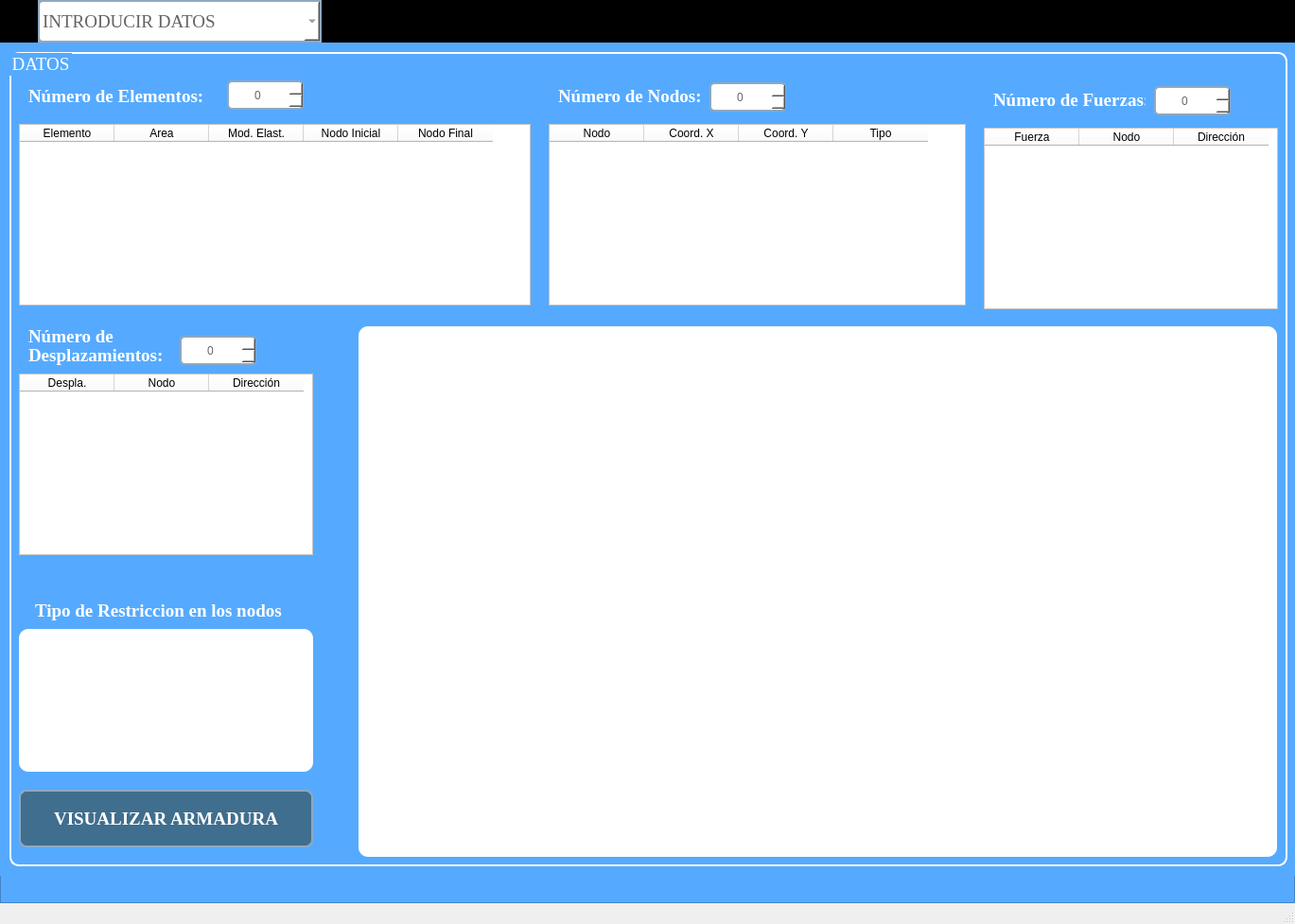
<?xml version="1.0" encoding="UTF-8"?>
<ui version="4.0">
 <class>Armaduras</class>
 <widget class="QMainWindow" name="Armaduras">
  <property name="geometry">
   <rect>
    <x>0</x>
    <y>0</y>
    <width>1369</width>
    <height>977</height>
   </rect>
  </property>
  <property name="windowTitle">
   <string>MainWindow</string>
  </property>
  <widget class="QWidget" name="centralwidget">
   <layout class="QVBoxLayout" name="verticalLayout" stretch="0,0">
    <property name="spacing">
     <number>0</number>
    </property>
    <property name="leftMargin">
     <number>0</number>
    </property>
    <property name="topMargin">
     <number>0</number>
    </property>
    <property name="rightMargin">
     <number>0</number>
    </property>
    <property name="bottomMargin">
     <number>0</number>
    </property>
    <item>
     <widget class="QFrame" name="frame">
      <property name="maximumSize">
       <size>
        <width>16777215</width>
        <height>45</height>
       </size>
      </property>
      <property name="styleSheet">
       <string notr="true">background-color: rgb(0, 0, 0);</string>
      </property>
      <property name="frameShape">
       <enum>QFrame::StyledPanel</enum>
      </property>
      <property name="frameShadow">
       <enum>QFrame::Raised</enum>
      </property>
      <widget class="QFrame" name="frame_3">
       <property name="geometry">
        <rect>
         <x>40</x>
         <y>0</y>
         <width>300</width>
         <height>45</height>
        </rect>
       </property>
       <property name="minimumSize">
        <size>
         <width>200</width>
         <height>0</height>
        </size>
       </property>
       <property name="maximumSize">
        <size>
         <width>300</width>
         <height>45</height>
        </size>
       </property>
       <property name="styleSheet">
        <string notr="true">background-color: rgb(216, 216, 216);</string>
       </property>
       <property name="frameShape">
        <enum>QFrame::StyledPanel</enum>
       </property>
       <property name="frameShadow">
        <enum>QFrame::Raised</enum>
       </property>
       <widget class="QComboBox" name="cb_paginas">
        <property name="geometry">
         <rect>
          <x>0</x>
          <y>0</y>
          <width>300</width>
          <height>45</height>
         </rect>
        </property>
        <property name="minimumSize">
         <size>
          <width>200</width>
          <height>0</height>
         </size>
        </property>
        <property name="maximumSize">
         <size>
          <width>300</width>
          <height>45</height>
         </size>
        </property>
        <property name="font">
         <font>
          <family>Times New Roman</family>
          <pointsize>14</pointsize>
          <weight>9</weight>
          <italic>false</italic>
          <bold>false</bold>
         </font>
        </property>
        <property name="toolTip">
         <string/>
        </property>
        <property name="styleSheet">
         <string notr="true">QComboBox{
	/* Borde */
	border: 2px solid rgb(142, 168, 195);
	border-radius: 5px;

	/* Color de fondo */
	background-color:rgb(255, 255, 255); 

	/* Color de Letras */
	color: rgb(100,100,100);

	/* Formato de Letras */
	font: 75 14pt &quot;Times New Roman&quot;;
}



QComboBox:hover{
	/* Borde */
	border: 2px solid rgb(255, 195, 15)

}





</string>
        </property>
        <property name="editable">
         <bool>false</bool>
        </property>
        <property name="currentText">
         <string>INTRODUCIR DATOS</string>
        </property>
        <item>
         <property name="text">
          <string>INTRODUCIR DATOS</string>
         </property>
        </item>
        <item>
         <property name="text">
          <string>MATRIZ DE RIGIDEZ</string>
         </property>
        </item>
        <item>
         <property name="text">
          <string>RESULTADOS Y DIAGRAMAS</string>
         </property>
        </item>
       </widget>
      </widget>
     </widget>
    </item>
    <item>
     <widget class="QFrame" name="frame_2">
      <property name="font">
       <font>
        <family>Times New Roman</family>
        <pointsize>14</pointsize>
        <weight>75</weight>
        <italic>false</italic>
        <bold>true</bold>
        <underline>false</underline>
        <strikeout>false</strikeout>
       </font>
      </property>
      <property name="styleSheet">
       <string notr="true">background-color: rgb(85, 170, 255);</string>
      </property>
      <property name="frameShape">
       <enum>QFrame::StyledPanel</enum>
      </property>
      <property name="frameShadow">
       <enum>QFrame::Raised</enum>
      </property>
      <widget class="QStackedWidget" name="stackedWidget">
       <property name="geometry">
        <rect>
         <x>0</x>
         <y>0</y>
         <width>1371</width>
         <height>881</height>
        </rect>
       </property>
       <widget class="QWidget" name="pag_1">
        <widget class="QGroupBox" name="groupBox">
         <property name="geometry">
          <rect>
           <x>10</x>
           <y>10</y>
           <width>1351</width>
           <height>861</height>
          </rect>
         </property>
         <property name="font">
          <font>
           <family>Times New Roman</family>
           <pointsize>14</pointsize>
           <weight>9</weight>
           <italic>false</italic>
           <bold>false</bold>
          </font>
         </property>
         <property name="styleSheet">
          <string notr="true">QGroupBox{
	/* Ancho y color del borde*/
	border: 2px solid rgb(255, 255, 255);

	/* Radio del borde */
	border-radius: 10px;

	/* Formato de la letra */
	font: 75 14pt &quot;Times New Roman&quot;;

	/*Color de la letra*/
	color: rgb(255, 255, 255);
}</string>
         </property>
         <property name="title">
          <string>DATOS</string>
         </property>
         <widget class="QTableWidget" name="tbl_elem">
          <property name="geometry">
           <rect>
            <x>10</x>
            <y>76</y>
            <width>541</width>
            <height>192</height>
           </rect>
          </property>
          <property name="font">
           <font>
            <family>Times New Roman</family>
            <pointsize>14</pointsize>
            <weight>9</weight>
            <italic>false</italic>
            <bold>false</bold>
           </font>
          </property>
          <property name="styleSheet">
           <string notr="true">QTableWidget{
	/* Color de Fondo de la tabla */
	background-color: rgb(255, 255, 255);

	/* Formato a las letras en la tabla*/
	font: 75 14pt &quot;Times New Roman&quot;;
	
}

QHeaderView{
	/* Color de Fondo del encabezado */
	background-color: rgb(255, 255, 255);

	/* Formato a las letras en la cabeceras*/
	font: 75 14pt &quot;Times New Roman&quot;;
}
</string>
          </property>
          <property name="rowCount">
           <number>0</number>
          </property>
          <attribute name="horizontalHeaderVisible">
           <bool>true</bool>
          </attribute>
          <attribute name="verticalHeaderVisible">
           <bool>false</bool>
          </attribute>
          <column>
           <property name="text">
            <string>Elemento</string>
           </property>
          </column>
          <column>
           <property name="text">
            <string>Area</string>
           </property>
          </column>
          <column>
           <property name="text">
            <string>Mod. Elast.</string>
           </property>
          </column>
          <column>
           <property name="text">
            <string>Nodo Inicial</string>
           </property>
          </column>
          <column>
           <property name="text">
            <string>Nodo Final</string>
           </property>
          </column>
         </widget>
         <widget class="QSpinBox" name="sp_numElem">
          <property name="geometry">
           <rect>
            <x>230</x>
            <y>30</y>
            <width>81</width>
            <height>31</height>
           </rect>
          </property>
          <property name="styleSheet">
           <string notr="true">QSpinBox{
	/* Borde */
	border: 2px solid rgb(142, 168, 195);
	border-radius: 5px;

	/* Color de fondo */
	background-color:rgb(255, 255, 255); 

	/* Color de Letras */
	color: rgb(100,100,100);

	/* Formato de Letras */
	font: 75 14pt &quot;Times New Roman&quot;;
}



QSpinBox:hover{
	/* Borde */
	border: 2px solid rgb(255, 195, 15)

}
</string>
          </property>
          <property name="alignment">
           <set>Qt::AlignCenter</set>
          </property>
         </widget>
         <widget class="QLabel" name="label">
          <property name="geometry">
           <rect>
            <x>20</x>
            <y>36</y>
            <width>191</width>
            <height>21</height>
           </rect>
          </property>
          <property name="font">
           <font>
            <family>Times New Roman</family>
            <pointsize>14</pointsize>
            <weight>9</weight>
            <italic>false</italic>
            <bold>false</bold>
           </font>
          </property>
          <property name="styleSheet">
           <string notr="true">QLabel{

	/* Color de Fondo*/
	background-color: None;
	
	/* Formato de la letra */
	font: 75 14pt &quot;Times New Roman&quot;;
	
	/* Color de la letra */
	color: rgb(255, 255, 255);
}</string>
          </property>
          <property name="text">
           <string>&lt;html&gt;&lt;head/&gt;&lt;body&gt;&lt;p&gt;&lt;span style=&quot; font-weight:600;&quot;&gt;Número de Elementos:&lt;/span&gt;&lt;/p&gt;&lt;/body&gt;&lt;/html&gt;</string>
          </property>
         </widget>
         <widget class="QSpinBox" name="sp_numNodo">
          <property name="geometry">
           <rect>
            <x>740</x>
            <y>32</y>
            <width>81</width>
            <height>31</height>
           </rect>
          </property>
          <property name="styleSheet">
           <string notr="true">QSpinBox{
	/* Borde */
	border: 2px solid rgb(142, 168, 195);
	border-radius: 5px;

	/* Color de fondo */
	background-color:rgb(255, 255, 255); 

	/* Color de Letras */
	color: rgb(100,100,100);

	/* Formato de Letras */
	font: 75 14pt &quot;Times New Roman&quot;;
}



QSpinBox:hover{
	/* Borde */
	border: 2px solid rgb(255, 195, 15)

}
</string>
          </property>
          <property name="alignment">
           <set>Qt::AlignCenter</set>
          </property>
         </widget>
         <widget class="QLabel" name="label_2">
          <property name="geometry">
           <rect>
            <x>580</x>
            <y>36</y>
            <width>161</width>
            <height>21</height>
           </rect>
          </property>
          <property name="font">
           <font>
            <family>Times New Roman</family>
            <pointsize>14</pointsize>
            <weight>9</weight>
            <italic>false</italic>
            <bold>false</bold>
           </font>
          </property>
          <property name="styleSheet">
           <string notr="true">QLabel{
	
	background-color: None;
	
	font: 75 14pt &quot;Times New Roman&quot;;
	
	color: rgb(255, 255, 255);
}</string>
          </property>
          <property name="text">
           <string>&lt;html&gt;&lt;head/&gt;&lt;body&gt;&lt;p&gt;&lt;span style=&quot; font-weight:600;&quot;&gt;Número de Nodos:&lt;/span&gt;&lt;/p&gt;&lt;/body&gt;&lt;/html&gt;</string>
          </property>
         </widget>
         <widget class="QTableWidget" name="tbl_nod">
          <property name="geometry">
           <rect>
            <x>570</x>
            <y>76</y>
            <width>441</width>
            <height>192</height>
           </rect>
          </property>
          <property name="font">
           <font>
            <family>Times New Roman</family>
            <pointsize>14</pointsize>
            <weight>9</weight>
            <italic>false</italic>
            <bold>false</bold>
           </font>
          </property>
          <property name="styleSheet">
           <string notr="true">QTableWidget{
	
	background-color: rgb(255, 255, 255);

	/* Formato a las letras*/
	font: 75 14pt &quot;Times New Roman&quot;;
	
}

QHeaderView{

	background-color: rgb(255, 255, 255);
	/* Formato a las cabeceras*/
	font: 75 14pt &quot;Times New Roman&quot;;
}
</string>
          </property>
          <property name="rowCount">
           <number>0</number>
          </property>
          <attribute name="horizontalHeaderVisible">
           <bool>true</bool>
          </attribute>
          <attribute name="verticalHeaderVisible">
           <bool>false</bool>
          </attribute>
          <column>
           <property name="text">
            <string>Nodo</string>
           </property>
          </column>
          <column>
           <property name="text">
            <string>Coord. X</string>
           </property>
          </column>
          <column>
           <property name="text">
            <string>Coord. Y</string>
           </property>
          </column>
          <column>
           <property name="text">
            <string>Tipo</string>
           </property>
          </column>
         </widget>
         <widget class="QSpinBox" name="sp_fuerzas">
          <property name="geometry">
           <rect>
            <x>1210</x>
            <y>36</y>
            <width>81</width>
            <height>31</height>
           </rect>
          </property>
          <property name="styleSheet">
           <string notr="true">QSpinBox{
	/* Borde */
	border: 2px solid rgb(142, 168, 195);
	border-radius: 5px;

	/* Color de fondo */
	background-color:rgb(255, 255, 255); 

	/* Color de Letras */
	color: rgb(100,100,100);

	/* Formato de Letras */
	font: 75 14pt &quot;Times New Roman&quot;;
}



QSpinBox:hover{
	/* Borde */
	border: 2px solid rgb(255, 195, 15)

}
</string>
          </property>
          <property name="alignment">
           <set>Qt::AlignCenter</set>
          </property>
         </widget>
         <widget class="QLabel" name="label_3">
          <property name="geometry">
           <rect>
            <x>1040</x>
            <y>40</y>
            <width>161</width>
            <height>21</height>
           </rect>
          </property>
          <property name="font">
           <font>
            <family>Times New Roman</family>
            <pointsize>14</pointsize>
            <weight>9</weight>
            <italic>false</italic>
            <bold>false</bold>
           </font>
          </property>
          <property name="styleSheet">
           <string notr="true">QLabel{
	
	background-color: None;
	
	font: 75 14pt &quot;Times New Roman&quot;;
	
	color: rgb(255, 255, 255);
}</string>
          </property>
          <property name="text">
           <string>&lt;html&gt;&lt;head/&gt;&lt;body&gt;&lt;p&gt;&lt;span style=&quot; font-weight:600;&quot;&gt;Número de Fuerzas:&lt;/span&gt;&lt;/p&gt;&lt;/body&gt;&lt;/html&gt;</string>
          </property>
         </widget>
         <widget class="QTableWidget" name="tbl_fuerzas">
          <property name="geometry">
           <rect>
            <x>1030</x>
            <y>80</y>
            <width>311</width>
            <height>192</height>
           </rect>
          </property>
          <property name="font">
           <font>
            <family>Times New Roman</family>
            <pointsize>14</pointsize>
            <weight>9</weight>
            <italic>false</italic>
            <bold>false</bold>
           </font>
          </property>
          <property name="styleSheet">
           <string notr="true">QTableWidget{
	
	background-color: rgb(255, 255, 255);

	/* Formato a las letras*/
	font: 75 14pt &quot;Times New Roman&quot;;
	
}

QHeaderView{

	background-color: rgb(255, 255, 255);
	/* Formato a las cabeceras*/
	font: 75 14pt &quot;Times New Roman&quot;;
}
</string>
          </property>
          <property name="rowCount">
           <number>0</number>
          </property>
          <attribute name="horizontalHeaderVisible">
           <bool>true</bool>
          </attribute>
          <attribute name="verticalHeaderVisible">
           <bool>false</bool>
          </attribute>
          <column>
           <property name="text">
            <string>Fuerza</string>
           </property>
          </column>
          <column>
           <property name="text">
            <string>Nodo</string>
           </property>
          </column>
          <column>
           <property name="text">
            <string>Dirección</string>
           </property>
          </column>
         </widget>
         <widget class="QSpinBox" name="sp_desp">
          <property name="geometry">
           <rect>
            <x>180</x>
            <y>300</y>
            <width>81</width>
            <height>31</height>
           </rect>
          </property>
          <property name="styleSheet">
           <string notr="true">QSpinBox{
	/* Borde */
	border: 2px solid rgb(142, 168, 195);
	border-radius: 5px;

	/* Color de fondo */
	background-color:rgb(255, 255, 255); 

	/* Color de Letras */
	color: rgb(100,100,100);

	/* Formato de Letras */
	font: 75 14pt &quot;Times New Roman&quot;;
}



QSpinBox:hover{
	/* Borde */
	border: 2px solid rgb(255, 195, 15)

}
</string>
          </property>
          <property name="alignment">
           <set>Qt::AlignCenter</set>
          </property>
         </widget>
         <widget class="QTableWidget" name="tbl_desp">
          <property name="geometry">
           <rect>
            <x>10</x>
            <y>340</y>
            <width>311</width>
            <height>192</height>
           </rect>
          </property>
          <property name="font">
           <font>
            <family>Times New Roman</family>
            <pointsize>14</pointsize>
            <weight>9</weight>
            <italic>false</italic>
            <bold>false</bold>
           </font>
          </property>
          <property name="styleSheet">
           <string notr="true">QTableWidget{
	
	background-color: rgb(255, 255, 255);

	/* Formato a las letras*/
	font: 75 14pt &quot;Times New Roman&quot;;
	
}

QHeaderView{

	background-color: rgb(255, 255, 255);
	/* Formato a las cabeceras*/
	font: 75 14pt &quot;Times New Roman&quot;;
}
</string>
          </property>
          <property name="rowCount">
           <number>0</number>
          </property>
          <attribute name="horizontalHeaderVisible">
           <bool>true</bool>
          </attribute>
          <attribute name="verticalHeaderVisible">
           <bool>false</bool>
          </attribute>
          <column>
           <property name="text">
            <string>Despla.</string>
           </property>
          </column>
          <column>
           <property name="text">
            <string>Nodo</string>
           </property>
          </column>
          <column>
           <property name="text">
            <string>Dirección</string>
           </property>
          </column>
         </widget>
         <widget class="QLabel" name="label_4">
          <property name="geometry">
           <rect>
            <x>20</x>
            <y>290</y>
            <width>161</width>
            <height>21</height>
           </rect>
          </property>
          <property name="font">
           <font>
            <family>Times New Roman</family>
            <pointsize>14</pointsize>
            <weight>9</weight>
            <italic>false</italic>
            <bold>false</bold>
           </font>
          </property>
          <property name="styleSheet">
           <string notr="true">QLabel{
	
	background-color: None;
	
	font: 75 14pt &quot;Times New Roman&quot;;
	
	color: rgb(255, 255, 255);
}</string>
          </property>
          <property name="text">
           <string>&lt;html&gt;&lt;head/&gt;&lt;body&gt;&lt;p&gt;&lt;span style=&quot; font-weight:600;&quot;&gt;Número de&lt;/span&gt;&lt;/p&gt;&lt;/body&gt;&lt;/html&gt;</string>
          </property>
         </widget>
         <widget class="QLabel" name="label_5">
          <property name="geometry">
           <rect>
            <x>20</x>
            <y>310</y>
            <width>151</width>
            <height>21</height>
           </rect>
          </property>
          <property name="font">
           <font>
            <family>Times New Roman</family>
            <pointsize>14</pointsize>
            <weight>9</weight>
            <italic>false</italic>
            <bold>false</bold>
           </font>
          </property>
          <property name="styleSheet">
           <string notr="true">QLabel{
	
	background-color: None;
	
	font: 75 14pt &quot;Times New Roman&quot;;
	
	color: rgb(255, 255, 255);
}</string>
          </property>
          <property name="text">
           <string>&lt;html&gt;&lt;head/&gt;&lt;body&gt;&lt;p&gt;&lt;span style=&quot; font-weight:600;&quot;&gt;Desplazamientos:&lt;/span&gt;&lt;/p&gt;&lt;/body&gt;&lt;/html&gt;</string>
          </property>
         </widget>
         <widget class="QWidget" name="widget" native="true">
          <property name="geometry">
           <rect>
            <x>369</x>
            <y>290</y>
            <width>971</width>
            <height>561</height>
           </rect>
          </property>
          <property name="styleSheet">
           <string notr="true">/*Color de Fondo*/
background-color: rgb(255, 255, 255);

/* Radio del borde */
border-radius: 10px;</string>
          </property>
         </widget>
         <widget class="QWidget" name="widget_2" native="true">
          <property name="geometry">
           <rect>
            <x>10</x>
            <y>610</y>
            <width>311</width>
            <height>151</height>
           </rect>
          </property>
          <property name="styleSheet">
           <string notr="true">background-color: rgb(255, 255, 255);
border-radius: 10px;</string>
          </property>
         </widget>
         <widget class="QLabel" name="label_6">
          <property name="geometry">
           <rect>
            <x>27</x>
            <y>580</y>
            <width>281</width>
            <height>21</height>
           </rect>
          </property>
          <property name="font">
           <font>
            <family>Times New Roman</family>
            <pointsize>14</pointsize>
            <weight>9</weight>
            <italic>false</italic>
            <bold>false</bold>
           </font>
          </property>
          <property name="styleSheet">
           <string notr="true">QLabel{
	
	background-color: None;
	
	font: 75 14pt &quot;Times New Roman&quot;;
	
	color: rgb(255, 255, 255);
}</string>
          </property>
          <property name="text">
           <string>&lt;html&gt;&lt;head/&gt;&lt;body&gt;&lt;p&gt;&lt;span style=&quot; font-weight:600;&quot;&gt;Tipo de Restriccion en los nodos&lt;/span&gt;&lt;/p&gt;&lt;/body&gt;&lt;/html&gt;</string>
          </property>
         </widget>
         <widget class="QPushButton" name="pushButton">
          <property name="geometry">
           <rect>
            <x>10</x>
            <y>780</y>
            <width>311</width>
            <height>61</height>
           </rect>
          </property>
          <property name="font">
           <font>
            <family>Times New Roman</family>
            <pointsize>14</pointsize>
            <weight>75</weight>
            <italic>false</italic>
            <bold>true</bold>
           </font>
          </property>
          <property name="toolTip">
           <string>&lt;html&gt;&lt;head/&gt;&lt;body&gt;&lt;p&gt;&lt;span style=&quot; font-weight:600;&quot;&gt;VISUALIZAR ARMADURA&lt;/span&gt;&lt;/p&gt;&lt;/body&gt;&lt;/html&gt;</string>
          </property>
          <property name="styleSheet">
           <string notr="true">
QPushButton{	
	/* Color de Fondo */
	background-color: rgb(64, 110, 142);

	/* Ancho y color del borde */
	border: 2px solid rgb(142, 168, 195);
	
	/* Color de las letras */
	color: rgb(255, 255, 255);

	/* Radio del borde */
	border-radius: 8px;
}

QPushButton:hover{	
	/* Color de Fondo (al pasar el ratón) */
	background-color: rgb(142, 168, 195);

	/* Ancho y color del borde (al pasar el ratón) */
	border: 2px solid rgb(203, 247, 237);
}

QPushButton:pressed{	
	/* Color de Fondo (al presionar el botón) */
	background-color: rgb(203, 247, 237);
	
	/* Color de Fondo (al presionar el botón) */
	border: 2px solid rgb(246, 253, 157);
}</string>
          </property>
          <property name="text">
           <string>VISUALIZAR ARMADURA</string>
          </property>
         </widget>
        </widget>
       </widget>
       <widget class="QWidget" name="pag_2">
        <widget class="QGroupBox" name="groupBox_2">
         <property name="geometry">
          <rect>
           <x>160</x>
           <y>140</y>
           <width>120</width>
           <height>80</height>
          </rect>
         </property>
         <property name="title">
          <string>GroupBox</string>
         </property>
        </widget>
       </widget>
       <widget class="QWidget" name="pag_3">
        <widget class="QGroupBox" name="groupBox_3">
         <property name="geometry">
          <rect>
           <x>170</x>
           <y>230</y>
           <width>120</width>
           <height>80</height>
          </rect>
         </property>
         <property name="title">
          <string>GroupBox</string>
         </property>
        </widget>
       </widget>
      </widget>
     </widget>
    </item>
   </layout>
  </widget>
  <widget class="QMenuBar" name="menubar">
   <property name="geometry">
    <rect>
     <x>0</x>
     <y>0</y>
     <width>1369</width>
     <height>22</height>
    </rect>
   </property>
  </widget>
  <widget class="QStatusBar" name="statusbar"/>
 </widget>
 <resources/>
 <connections/>
</ui>
